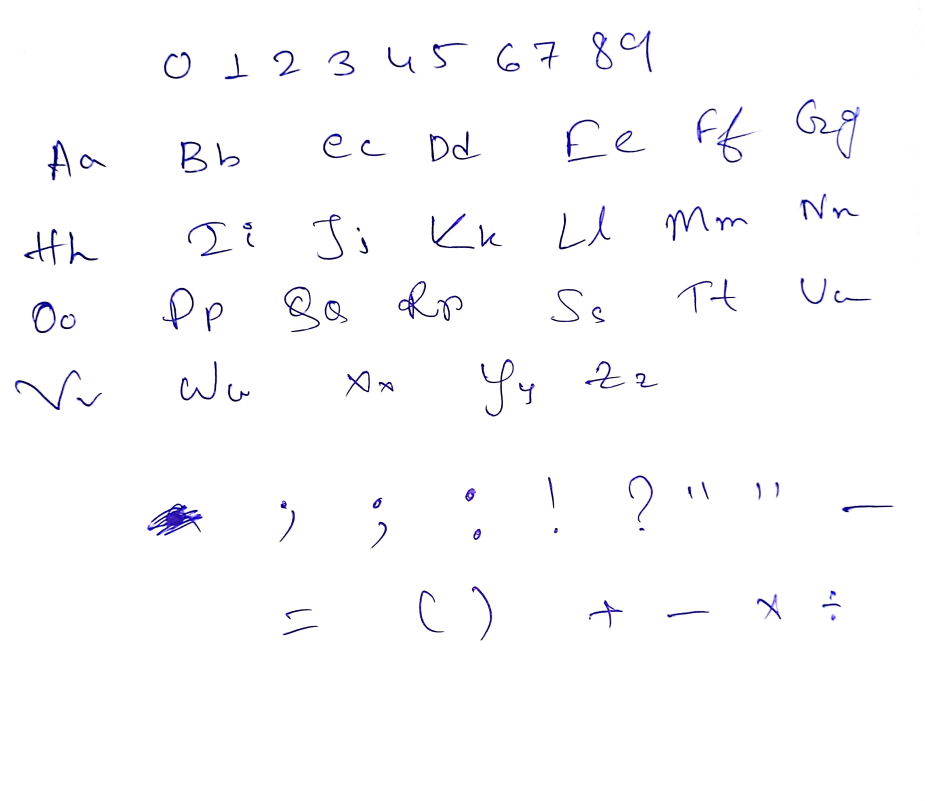
#> input picture assets/examples/sample_characters.jpg, 2774 x 2402 px (shown at 1/3 size)
$ python -i font_core.py   (imports and definitions only)
#> lines starting #> are read from the running program, lines starting #| are printed output that depends on the picture; after the words box and inside, x2 and y2 are one past the last pixel; in counts of white or black regions, pixels touching at a corner belong together
#!/usr/bin/env python3
"""
Core engine for building smooth, slim-stroke TTF and OTF handwriting fonts
from raw scanned/photographed ink glyphs using SDF normalization and spline tracing.
"""

import math
import os
import cv2
import numpy as np
from PIL import Image, ImageDraw, ImageFont
from fontTools.fontBuilder import FontBuilder
from fontTools.pens.qu2cuPen import Qu2CuPen
from fontTools.pens.t2CharStringPen import T2CharStringPen
from fontTools.pens.ttGlyphPen import TTGlyphPen
from fontTools.ttLib import TTFont

UPM = 1000
PX_PER_FU = 2.0
STROKE_RADIUS_PX = 27.0  # 13.5 fu half-width -> clean slim uniform pen stroke
STROKE_MIN_PX = 22.0     # Reinforce ultra-thin hairlines without closing inner loops
SMOOTH_SIGMA_PX = 4.5


def load_ink_and_components(img_path: str, thresh: int = 65):
    """Isolate blue/dark pen ink (minimizes warm paper bleed-through) and return components."""
#> called with thresh = 65
    img = cv2.imread(img_path)
#> img is the input picture: shape (2402, 2774, 3); mean B, G, R 252.8, 251.4, 251.5
    if img is None:
        raise FileNotFoundError(f"Could not load {img_path}")
    _, g, r = cv2.split(img)
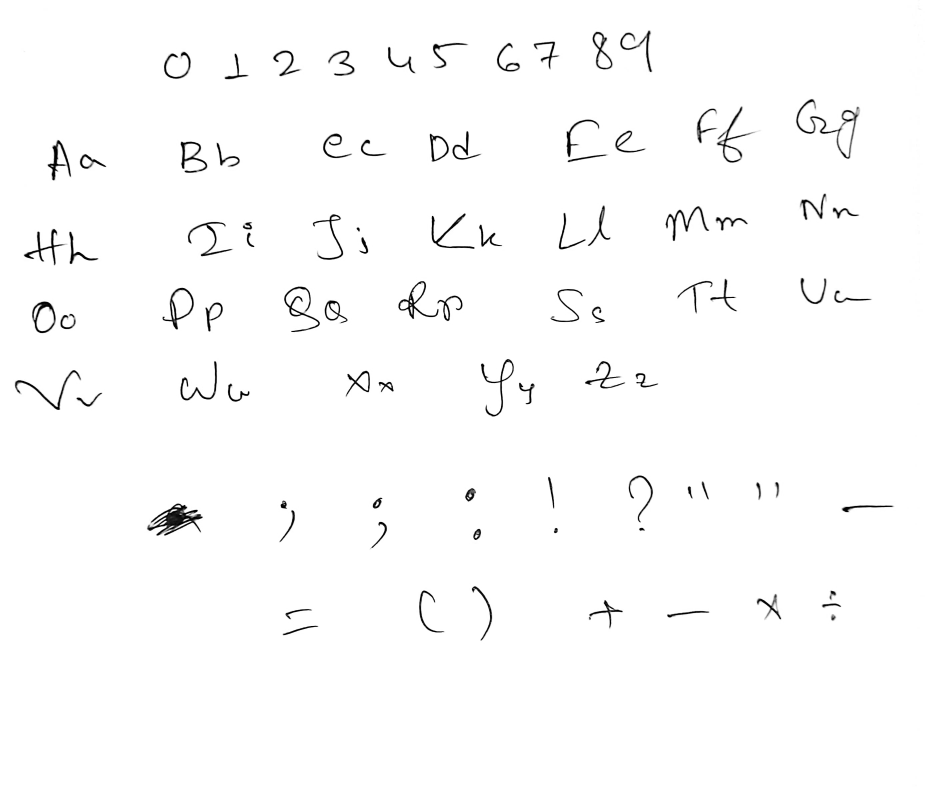
#> g: shape (2402, 2774) (shown at 1/3 size); min 0, max 255, mean 251.4
    ink = (255 - np.minimum(r, g)).astype(np.uint8)
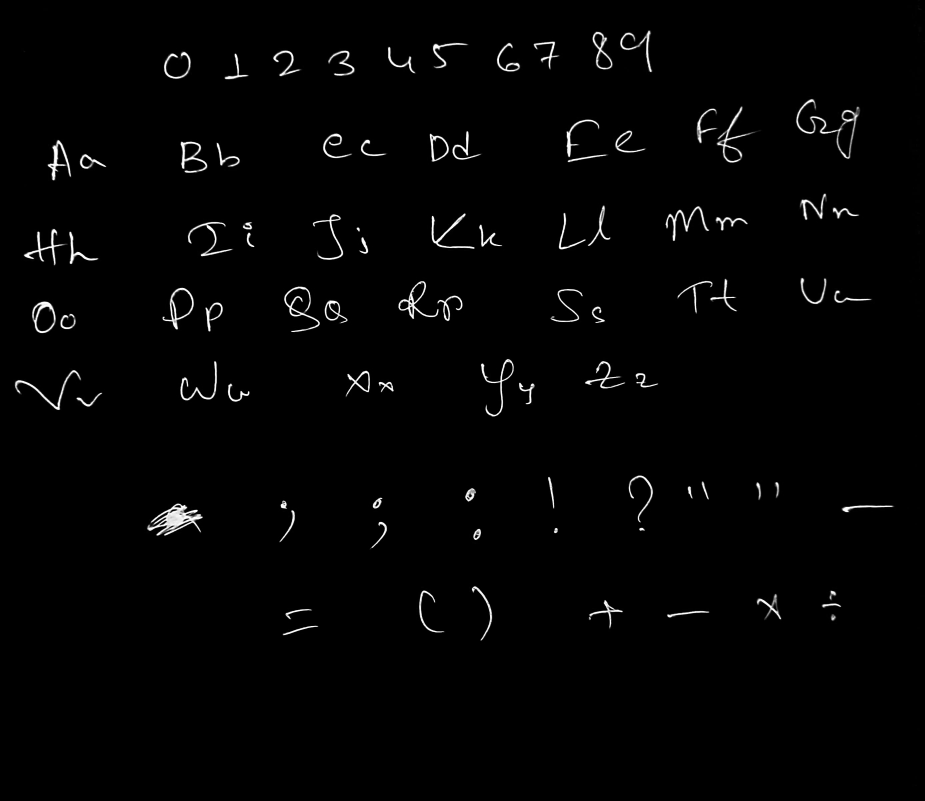
#> ink: shape (2402, 2774) (shown at 1/3 size); min 0, max 255, mean 3.7
    _, bw = cv2.threshold(ink, thresh, 255, cv2.THRESH_BINARY)
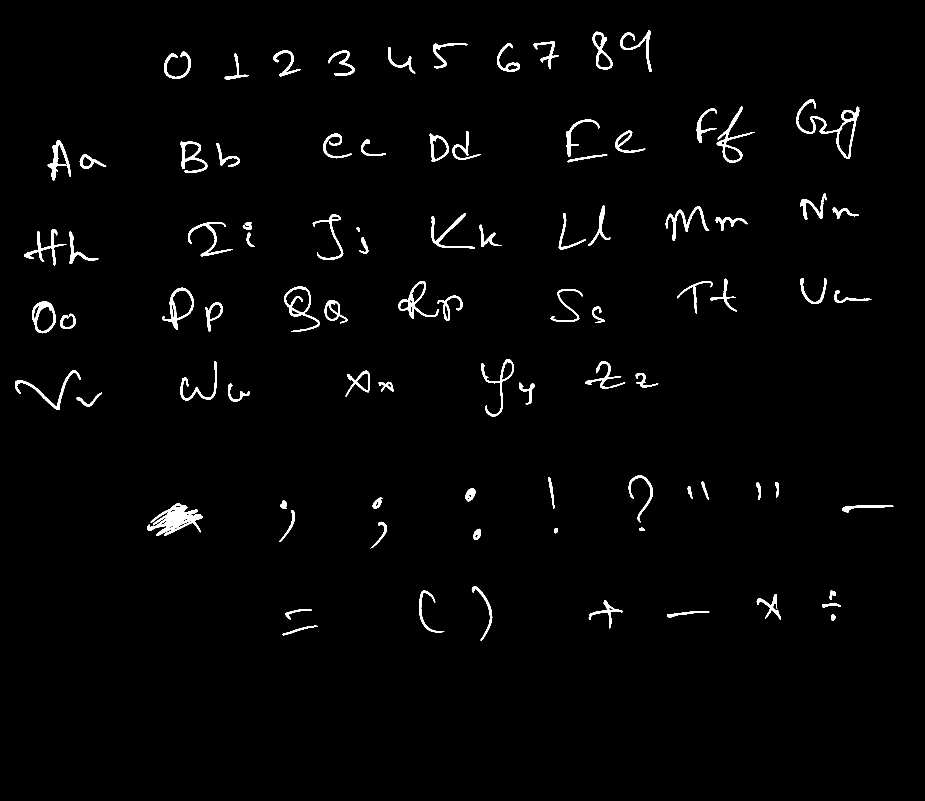
#> bw: shape (2402, 2774) (shown at 1/3 size); 1.7% white; 93 white regions (3 under 20 px), largest, box (x1, y1, x2, y2) and area: (441, 1511, 608, 1607) 6802, (2389, 297, 2579, 477) 4379, (2150, 319, 2264, 488) 2643
    num_labels, labels, stats, _ = cv2.connectedComponentsWithStats(bw)
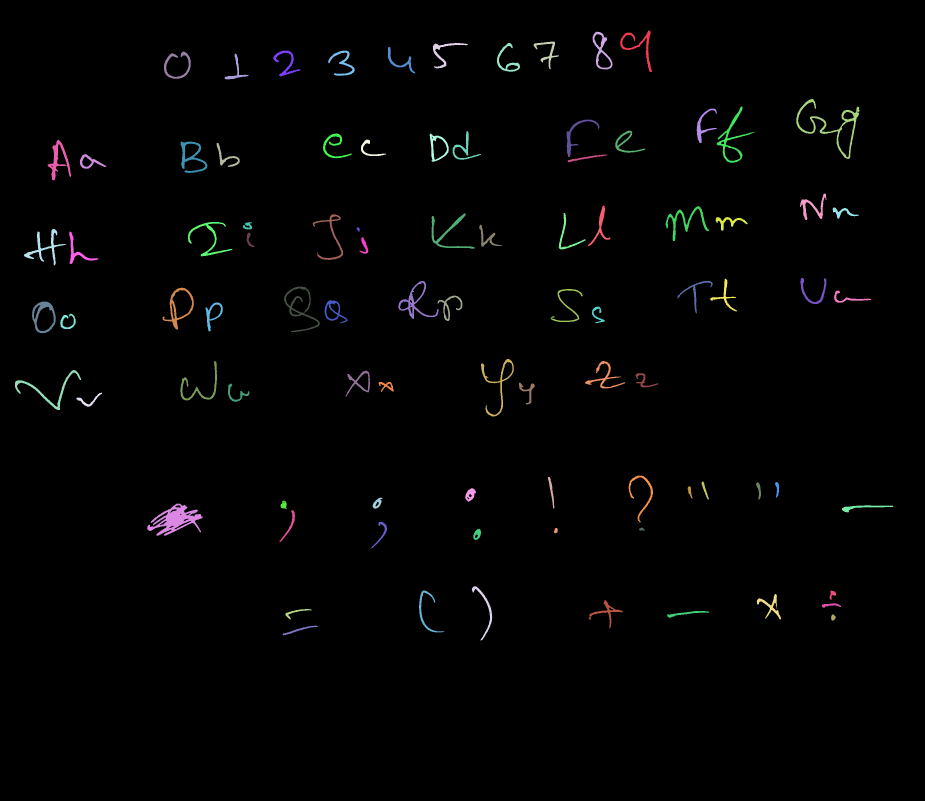
#> labels: shape (2402, 2774) int32 (shown at 1/3 size); 94 distinct labels, from 0 to 93; one colour per label, 0 black
#> num_labels = 94; stats = 94 rows, first 6: [0, 0, 2774, 2402, 6550052], [1861, 91, 95, 125, 1944], [1778, 95, 60, 113, 1822], [1601, 125, 76, 83, 1235], [1299, 129, 105, 76, 1392], [1491, 129, 69, 86, 1357]
    comps = [
        (cid, int(stats[cid][0]), int(stats[cid][1]), int(stats[cid][2]), int(stats[cid][3]), int(stats[cid][4]))
        for cid in range(1, num_labels)
        if int(stats[cid][4]) >= 6
    ]
#> comps = 90 items, first 6: (1, 1861, 91, 95, 125, 1944), (2, 1778, 95, 60, 113, 1822), (3, 1601, 125, 76, 83, 1235), (4, 1299, 129, 105, 76, 1392), (5, 1491, 129, 69, 86, 1357), (6, 1164, 141, 82, 79, 1086)
    return ink, labels, comps


# [128 lines left out: functions collect_region_ink, harmonize_and_smooth_mask, crop_to_harmonized_mask, sample_cubic, sample_quad, draw_polyline_mask, not called in this run]


def _signed_area(pts):
    n = len(pts)
    return 0.5 * sum(pts[i][0] * pts[(i + 1) % n][1] - pts[(i + 1) % n][0] * pts[i][1] for i in range(n))


# [239 lines left out: functions _smooth_contour_preserve_corners, mask_to_tt_glyph, make_notdef_glyph, compile_ttf_and_otf, render_font_previews, not called in this run]

>>> result = load_ink_and_components('../../../assets/examples/sample_characters.jpg')

$ run again, on assets/examples/sample_greek_signs.jpg
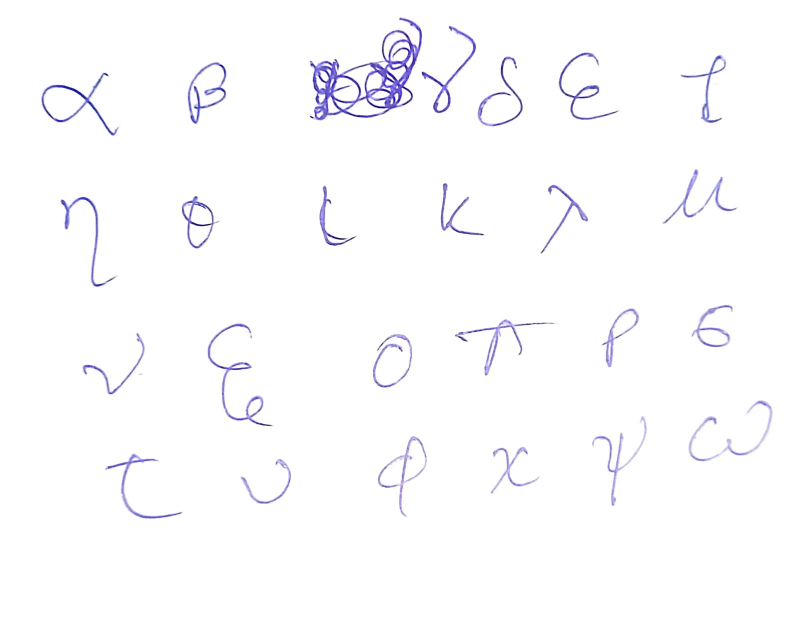
#> input picture assets/examples/sample_greek_signs.jpg, 1600 x 1236 px (shown at 1/2 size)
#> in load_ink_and_components, img is the input picture: shape (1236, 1600, 3); mean B, G, R 253.4, 251.4, 251.6
#> in load_ink_and_components, `_, bw = cv2.threshold(ink, thresh, 255, cv2.THRESH_BINARY)`:
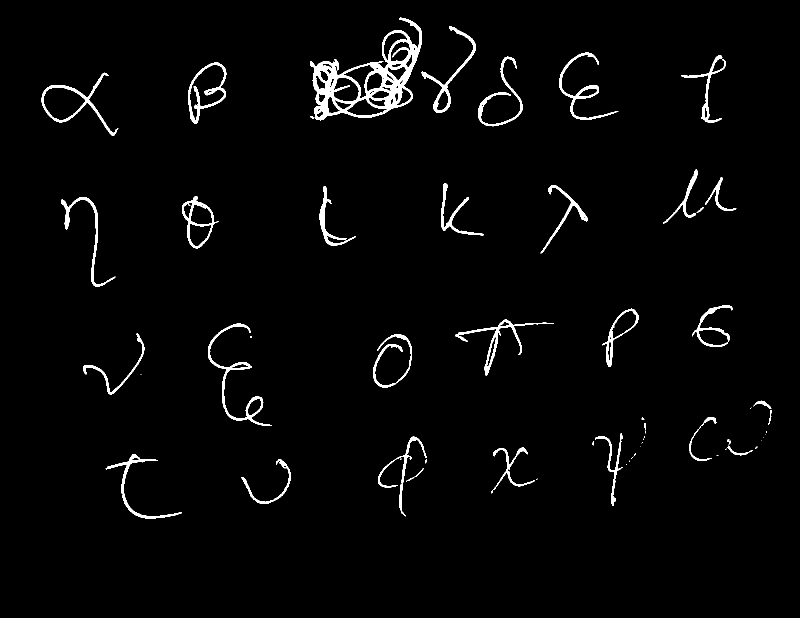
#> bw: shape (1236, 1600) (shown at 1/2 size); 2.3% white; 64 white regions (29 under 20 px), largest, box (x1, y1, x2, y2) and area: (620, 35, 844, 241) 11746, (416, 647, 544, 852) 2391, (83, 145, 237, 271) 1964
#> in load_ink_and_components, `num_labels, labels, stats, _ = cv2.connectedComponentsWithStats(bw)`:
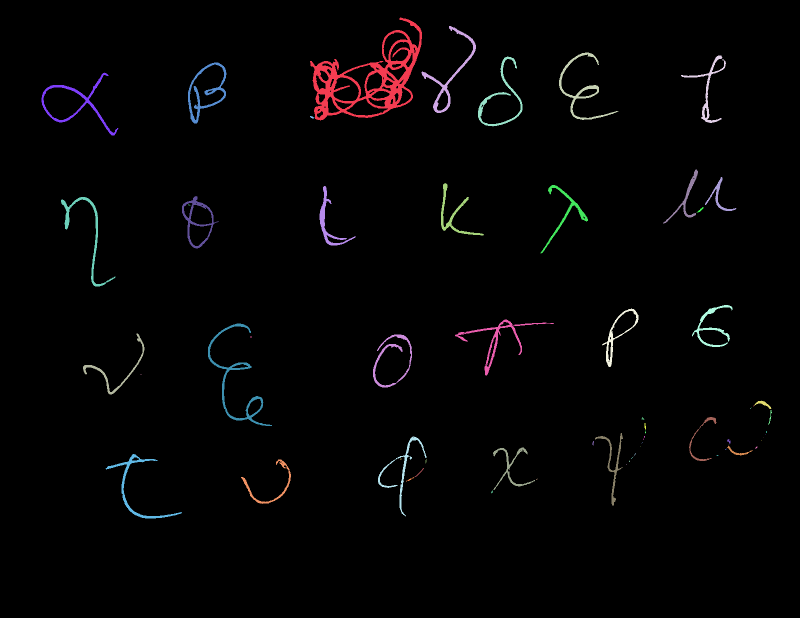
#> labels: shape (1236, 1600) int32 (shown at 1/2 size); 65 distinct labels, from 0 to 64; one colour per label, 0 black
#> num_labels = 65; stats = 65 rows, first 6: [0, 0, 1600, 1236, 1931164], [620, 35, 224, 206, 11746], [843, 52, 109, 174, 1897], [1118, 105, 119, 135, 1778], [1362, 111, 90, 135, 1311], [956, 113, 89, 140, 1583]
#> comps = 45 items, first 6: (1, 620, 35, 224, 206, 11746), (2, 843, 52, 109, 174, 1897), (3, 1118, 105, 119, 135, 1778), (4, 1362, 111, 90, 135, 1311), (5, 956, 113, 89, 140, 1583), (6, 376, 125, 77, 122, 1928)

$ run again, on assets/examples/sample_style2_characters.jpg
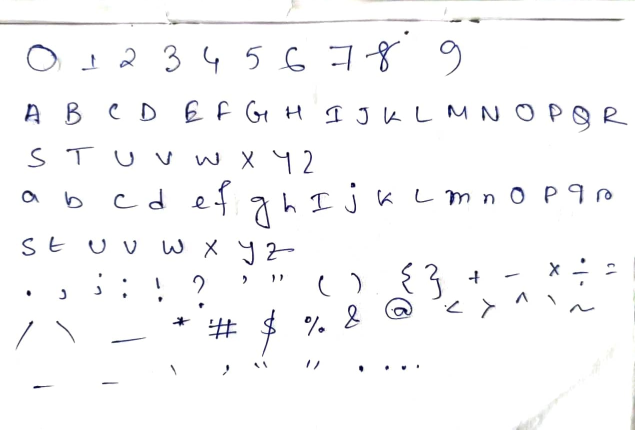
#> input picture assets/examples/sample_style2_characters.jpg, 1270 x 859 px (shown at 1/2 size)
#> in load_ink_and_components, img is the input picture: shape (859, 1270, 3); mean B, G, R 249.7, 248.9, 248.9
#> in load_ink_and_components, `_, bw = cv2.threshold(ink, thresh, 255, cv2.THRESH_BINARY)`:
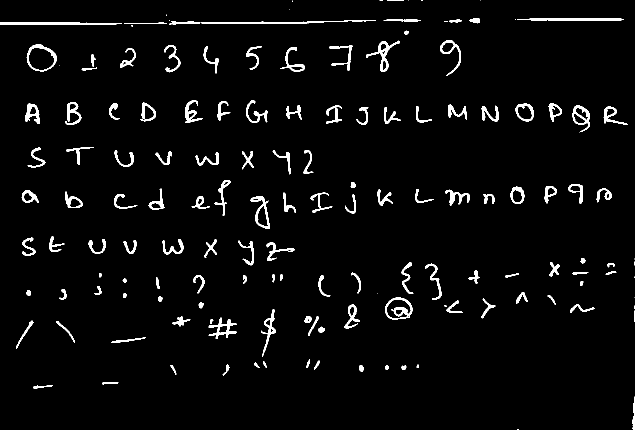
#> bw: shape (859, 1270) (shown at 1/2 size); 3.4% white; 152 white regions (21 under 20 px), largest, box (x1, y1, x2, y2) and area: (402, 40, 752, 48) 998, (0, 44, 244, 50) 932, (1034, 37, 1248, 42) 861
#> in load_ink_and_components, `num_labels, labels, stats, _ = cv2.connectedComponentsWithStats(bw)`:
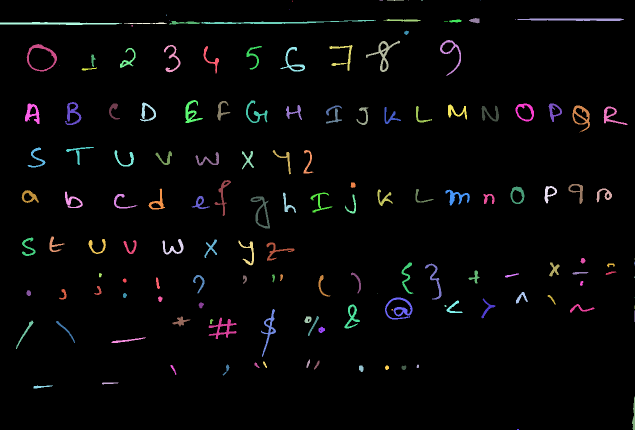
#> labels: shape (859, 1270) int32 (shown at 1/2 size); 153 distinct labels, from 0 to 152; one colour per label, 0 black
#> num_labels = 153; stats = 153 rows, first 6: [0, 0, 1270, 859, 1053344], [584, 1, 1, 3, 3], [759, 0, 7, 1, 7], [774, 0, 34, 2, 36], [816, 0, 1, 1, 1], [842, 0, 4, 1, 4]
#> comps = 138 items, first 6: (2, 759, 0, 7, 1, 7), (3, 774, 0, 34, 2, 36), (9, 938, 36, 21, 11, 152), (10, 1034, 37, 214, 5, 861), (11, 767, 38, 74, 5, 234), (12, 898, 39, 25, 6, 107)

$ run again, on assets/examples/sample_style2_flow.jpg
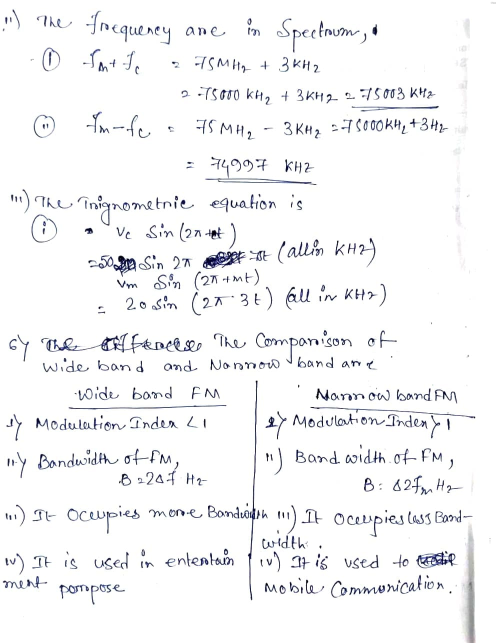
#> input picture assets/examples/sample_style2_flow.jpg, 991 x 1286 px (shown at 1/2 size)
#> in load_ink_and_components, img is the input picture: shape (1286, 991, 3); mean B, G, R 246.3, 245.2, 244.9
#> in load_ink_and_components, `_, bw = cv2.threshold(ink, thresh, 255, cv2.THRESH_BINARY)`:
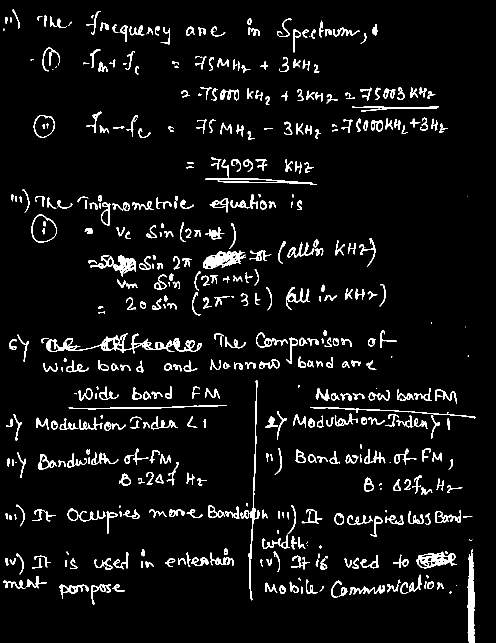
#> bw: shape (1286, 991) (shown at 1/2 size); 5.5% white; 500 white regions (48 under 20 px), largest, box (x1, y1, x2, y2) and area: (93, 666, 403, 707) 2738, (935, 1098, 950, 1286) 2017, (406, 501, 492, 538) 1593
#> in load_ink_and_components, `num_labels, labels, stats, _ = cv2.connectedComponentsWithStats(bw)`:
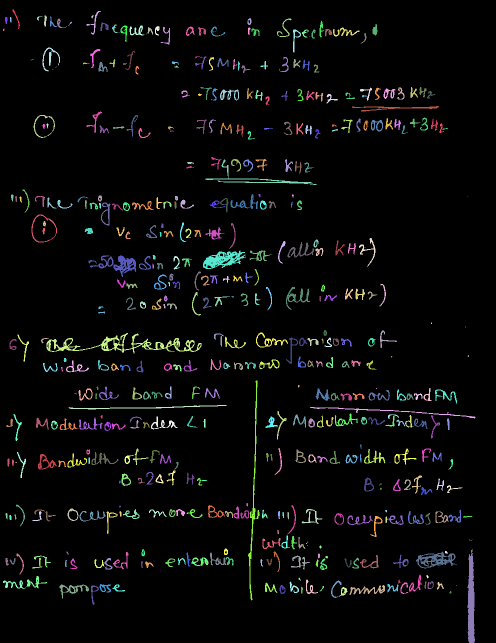
#> labels: shape (1286, 991) int32 (shown at 1/2 size); 501 distinct labels, from 0 to 500; one colour per label, 0 black
#> num_labels = 501; stats = 501 rows, first 6: [0, 0, 991, 1286, 1204386], [25, 19, 15, 39, 100], [173, 22, 29, 47, 184], [88, 31, 6, 22, 85], [183, 31, 5, 6, 17], [74, 32, 11, 9, 31]
#> comps = 477 items, first 6: (1, 25, 19, 15, 39, 100), (2, 173, 22, 29, 47, 184), (3, 88, 31, 6, 22, 85), (4, 183, 31, 5, 6, 17), (5, 74, 32, 11, 9, 31), (6, 100, 32, 14, 22, 88)
